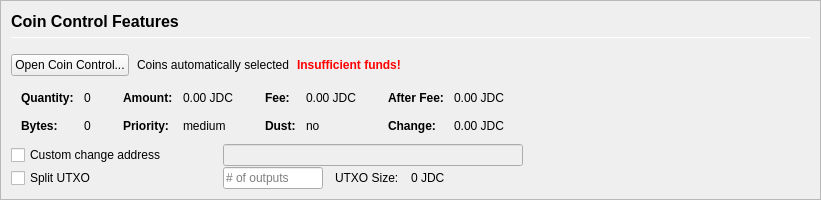
         <widget class="QFrame" name="frameCoinControl">
          <property name="sizePolicy">
           <sizepolicy hsizetype="Expanding" vsizetype="Expanding">
            <horstretch>0</horstretch>
            <verstretch>0</verstretch>
           </sizepolicy>
          </property>
          <property name="maximumSize">
           <size>
            <width>16777215</width>
            <height>16777215</height>
           </size>
          </property>
          <property name="frameShape">
           <enum>QFrame::StyledPanel</enum>
          </property>
          <property name="frameShadow">
           <enum>QFrame::Sunken</enum>
          </property>
          <layout class="QVBoxLayout" name="verticalLayoutCoinControl2">
           <property name="spacing">
            <number>0</number>
           </property>
           <property name="leftMargin">
            <number>0</number>
           </property>
           <property name="topMargin">
            <number>0</number>
           </property>
           <property name="rightMargin">
            <number>0</number>
           </property>
           <property name="bottomMargin">
            <number>0</number>
           </property>
           <item>
            <widget class="QFrame" name="frameCoinControl_BG">
             <layout class="QVBoxLayout" name="verticalLayoutCoinControl" stretch="0,0,0,0,0,0">
              <property name="spacing">
               <number>1</number>
              </property>
              <property name="leftMargin">
               <number>10</number>
              </property>
              <property name="topMargin">
               <number>10</number>
              </property>
              <item>
               <layout class="QHBoxLayout" name="horizontalLayoutCoinControl1">
                <property name="bottomMargin">
                 <number>15</number>
                </property>
                <item>
                 <layout class="QVBoxLayout" name="verticalLayout_3">
                  <property name="spacing">
                   <number>6</number>
                  </property>
                  <item>
                   <widget class="QLabel" name="labelCoinControlFeatures">
                    <property name="sizePolicy">
                     <sizepolicy hsizetype="Preferred" vsizetype="Maximum">
                      <horstretch>0</horstretch>
                      <verstretch>0</verstretch>
                     </sizepolicy>
                    </property>
                    <property name="minimumSize">
                     <size>
                      <width>0</width>
                      <height>20</height>
                     </size>
                    </property>
                    <property name="font">
                     <font>
                      <pointsize>12</pointsize>
                      <weight>75</weight>
                      <bold>true</bold>
                     </font>
                    </property>
                    <property name="styleSheet">
                     <string notr="true">font-weight:bold;</string>
                    </property>
                    <property name="text">
                     <string>Coin Control Features</string>
                    </property>
                   </widget>
                  </item>
                  <item>
                   <widget class="Line" name="line">
                    <property name="minimumSize">
                     <size>
                      <width>0</width>
                      <height>1</height>
                     </size>
                    </property>
                    <property name="maximumSize">
                     <size>
                      <width>16777215</width>
                      <height>1</height>
                     </size>
                    </property>
                    <property name="orientation">
                     <enum>Qt::Horizontal</enum>
                    </property>
                   </widget>
                  </item>
                 </layout>
                </item>
               </layout>
              </item>
              <item>
               <layout class="QHBoxLayout" name="horizontalLayoutCoinControl2" stretch="0,0,0,0">
                <property name="spacing">
                 <number>8</number>
                </property>
                <property name="bottomMargin">
                 <number>10</number>
                </property>
                <item>
                 <widget class="QPushButton" name="pushButtonCoinControl">
                  <property name="styleSheet">
                   <string notr="true"/>
                  </property>
                  <property name="text">
                   <string>Open Coin Control...</string>
                  </property>
                  <property name="autoDefault">
                   <bool>false</bool>
                  </property>
                 </widget>
                </item>
                <item>
                 <widget class="QLabel" name="labelCoinControlAutomaticallySelected">
                  <property name="text">
                   <string>Coins automatically selected</string>
                  </property>
                  <property name="margin">
                   <number>5</number>
                  </property>
                 </widget>
                </item>
                <item>
                 <widget class="QLabel" name="labelCoinControlInsuffFunds">
                  <property name="font">
                   <font>
                    <weight>75</weight>
                    <bold>true</bold>
                   </font>
                  </property>
                  <property name="styleSheet">
                   <string notr="true">color:red;font-weight:bold;</string>
                  </property>
                  <property name="text">
                   <string>Insufficient funds!</string>
                  </property>
                  <property name="margin">
                   <number>5</number>
                  </property>
                 </widget>
                </item>
                <item>
                 <spacer name="horizontalSpacerCoinControl">
                  <property name="orientation">
                   <enum>Qt::Horizontal</enum>
                  </property>
                  <property name="sizeHint" stdset="0">
                   <size>
                    <width>40</width>
                    <height>1</height>
                   </size>
                  </property>
                 </spacer>
                </item>
               </layout>
              </item>
              <item>
               <widget class="QWidget" name="widgetCoinControl" native="true">
                <property name="sizePolicy">
                 <sizepolicy hsizetype="Preferred" vsizetype="Preferred">
                  <horstretch>0</horstretch>
                  <verstretch>0</verstretch>
                 </sizepolicy>
                </property>
                <property name="minimumSize">
                 <size>
                  <width>0</width>
                  <height>0</height>
                 </size>
                </property>
                <property name="styleSheet">
                 <string notr="true"/>
                </property>
                <layout class="QHBoxLayout" name="horizontalLayoutCoinControl5">
                 <property name="leftMargin">
                  <number>0</number>
                 </property>
                 <property name="topMargin">
                  <number>0</number>
                 </property>
                 <property name="rightMargin">
                  <number>0</number>
                 </property>
                 <property name="bottomMargin">
                  <number>0</number>
                 </property>
                 <item>
                  <layout class="QHBoxLayout" name="horizontalLayoutCoinControl3" stretch="0,0,0,1">
                   <property name="spacing">
                    <number>20</number>
                   </property>
                   <property name="topMargin">
                    <number>0</number>
                   </property>
                   <property name="bottomMargin">
                    <number>10</number>
                   </property>
                   <item>
                    <layout class="QFormLayout" name="formLayoutCoinControl1">
                     <property name="horizontalSpacing">
                      <number>10</number>
                     </property>
                     <property name="verticalSpacing">
                      <number>14</number>
                     </property>
                     <property name="leftMargin">
                      <number>10</number>
                     </property>
                     <property name="topMargin">
                      <number>4</number>
                     </property>
                     <property name="rightMargin">
                      <number>6</number>
                     </property>
                     <item row="0" column="0">
                      <widget class="QLabel" name="labelCoinControlQuantityText">
                       <property name="font">
                        <font>
                         <weight>75</weight>
                         <bold>true</bold>
                        </font>
                       </property>
                       <property name="text">
                        <string>Quantity:</string>
                       </property>
                       <property name="margin">
                        <number>0</number>
                       </property>
                      </widget>
                     </item>
                     <item row="0" column="1">
                      <widget class="QLabel" name="labelCoinControlQuantity">
                       <property name="cursor">
                        <cursorShape>IBeamCursor</cursorShape>
                       </property>
                       <property name="contextMenuPolicy">
                        <enum>Qt::ActionsContextMenu</enum>
                       </property>
                       <property name="text">
                        <string notr="true">0</string>
                       </property>
                       <property name="margin">
                        <number>0</number>
                       </property>
                       <property name="textInteractionFlags">
                        <set>Qt::LinksAccessibleByMouse|Qt::TextSelectableByKeyboard|Qt::TextSelectableByMouse</set>
                       </property>
                      </widget>
                     </item>
                     <item row="1" column="0">
                      <widget class="QLabel" name="labelCoinControlBytesText">
                       <property name="font">
                        <font>
                         <weight>75</weight>
                         <bold>true</bold>
                        </font>
                       </property>
                       <property name="text">
                        <string>Bytes:</string>
                       </property>
                      </widget>
                     </item>
                     <item row="1" column="1">
                      <widget class="QLabel" name="labelCoinControlBytes">
                       <property name="cursor">
                        <cursorShape>IBeamCursor</cursorShape>
                       </property>
                       <property name="contextMenuPolicy">
                        <enum>Qt::ActionsContextMenu</enum>
                       </property>
                       <property name="text">
                        <string notr="true">0</string>
                       </property>
                       <property name="textInteractionFlags">
                        <set>Qt::LinksAccessibleByMouse|Qt::TextSelectableByKeyboard|Qt::TextSelectableByMouse</set>
                       </property>
                      </widget>
                     </item>
                    </layout>
                   </item>
                   <item>
                    <layout class="QFormLayout" name="formLayoutCoinControl2">
                     <property name="horizontalSpacing">
                      <number>10</number>
                     </property>
                     <property name="verticalSpacing">
                      <number>14</number>
                     </property>
                     <property name="leftMargin">
                      <number>6</number>
                     </property>
                     <property name="topMargin">
                      <number>4</number>
                     </property>
                     <property name="rightMargin">
                      <number>6</number>
                     </property>
                     <item row="0" column="0">
                      <widget class="QLabel" name="labelCoinControlAmountText">
                       <property name="font">
                        <font>
                         <weight>75</weight>
                         <bold>true</bold>
                        </font>
                       </property>
                       <property name="text">
                        <string>Amount:</string>
                       </property>
                       <property name="margin">
                        <number>0</number>
                       </property>
                      </widget>
                     </item>
                     <item row="0" column="1">
                      <widget class="QLabel" name="labelCoinControlAmount">
                       <property name="cursor">
                        <cursorShape>IBeamCursor</cursorShape>
                       </property>
                       <property name="contextMenuPolicy">
                        <enum>Qt::ActionsContextMenu</enum>
                       </property>
                       <property name="text">
                        <string notr="true">0.00 JDC</string>
                       </property>
                       <property name="textInteractionFlags">
                        <set>Qt::LinksAccessibleByMouse|Qt::TextSelectableByKeyboard|Qt::TextSelectableByMouse</set>
                       </property>
                      </widget>
                     </item>
                     <item row="1" column="0">
                      <widget class="QLabel" name="labelCoinControlPriorityText">
                       <property name="font">
                        <font>
                         <weight>75</weight>
                         <bold>true</bold>
                        </font>
                       </property>
                       <property name="text">
                        <string>Priority:</string>
                       </property>
                      </widget>
                     </item>
                     <item row="1" column="1">
                      <widget class="QLabel" name="labelCoinControlPriority">
                       <property name="cursor">
                        <cursorShape>IBeamCursor</cursorShape>
                       </property>
                       <property name="contextMenuPolicy">
                        <enum>Qt::ActionsContextMenu</enum>
                       </property>
                       <property name="text">
                        <string>medium</string>
                       </property>
                       <property name="textInteractionFlags">
                        <set>Qt::LinksAccessibleByMouse|Qt::TextSelectableByKeyboard|Qt::TextSelectableByMouse</set>
                       </property>
                      </widget>
                     </item>
                    </layout>
                   </item>
                   <item>
                    <layout class="QFormLayout" name="formLayoutCoinControl3">
                     <property name="horizontalSpacing">
                      <number>10</number>
                     </property>
                     <property name="verticalSpacing">
                      <number>14</number>
                     </property>
                     <property name="leftMargin">
                      <number>6</number>
                     </property>
                     <property name="topMargin">
                      <number>4</number>
                     </property>
                     <property name="rightMargin">
                      <number>6</number>
                     </property>
                     <item row="0" column="0">
                      <widget class="QLabel" name="labelCoinControlFeeText">
                       <property name="font">
                        <font>
                         <weight>75</weight>
                         <bold>true</bold>
                        </font>
                       </property>
                       <property name="text">
                        <string>Fee:</string>
                       </property>
                       <property name="margin">
                        <number>0</number>
                       </property>
                      </widget>
                     </item>
                     <item row="0" column="1">
                      <widget class="QLabel" name="labelCoinControlFee">
                       <property name="cursor">
                        <cursorShape>IBeamCursor</cursorShape>
                       </property>
                       <property name="contextMenuPolicy">
                        <enum>Qt::ActionsContextMenu</enum>
                       </property>
                       <property name="text">
                        <string notr="true">0.00 JDC</string>
                       </property>
                       <property name="textInteractionFlags">
                        <set>Qt::LinksAccessibleByMouse|Qt::TextSelectableByKeyboard|Qt::TextSelectableByMouse</set>
                       </property>
                      </widget>
                     </item>
                     <item row="1" column="0">
                      <widget class="QLabel" name="labelCoinControlLowOutputText">
                       <property name="font">
                        <font>
                         <weight>75</weight>
                         <bold>true</bold>
                        </font>
                       </property>
                       <property name="text">
                        <string>Dust:</string>
                       </property>
                      </widget>
                     </item>
                     <item row="1" column="1">
                      <widget class="QLabel" name="labelCoinControlLowOutput">
                       <property name="cursor">
                        <cursorShape>IBeamCursor</cursorShape>
                       </property>
                       <property name="contextMenuPolicy">
                        <enum>Qt::ActionsContextMenu</enum>
                       </property>
                       <property name="text">
                        <string>no</string>
                       </property>
                       <property name="textInteractionFlags">
                        <set>Qt::LinksAccessibleByMouse|Qt::TextSelectableByKeyboard|Qt::TextSelectableByMouse</set>
                       </property>
                      </widget>
                     </item>
                    </layout>
                   </item>
                   <item>
                    <layout class="QFormLayout" name="formLayoutCoinControl4">
                     <property name="horizontalSpacing">
                      <number>10</number>
                     </property>
                     <property name="verticalSpacing">
                      <number>14</number>
                     </property>
                     <property name="leftMargin">
                      <number>6</number>
                     </property>
                     <property name="topMargin">
                      <number>4</number>
                     </property>
                     <property name="rightMargin">
                      <number>6</number>
                     </property>
                     <item row="0" column="0">
                      <widget class="QLabel" name="labelCoinControlAfterFeeText">
                       <property name="font">
                        <font>
                         <weight>75</weight>
                         <bold>true</bold>
                        </font>
                       </property>
                       <property name="text">
                        <string>After Fee:</string>
                       </property>
                       <property name="margin">
                        <number>0</number>
                       </property>
                      </widget>
                     </item>
                     <item row="0" column="1">
                      <widget class="QLabel" name="labelCoinControlAfterFee">
                       <property name="cursor">
                        <cursorShape>IBeamCursor</cursorShape>
                       </property>
                       <property name="contextMenuPolicy">
                        <enum>Qt::ActionsContextMenu</enum>
                       </property>
                       <property name="text">
                        <string notr="true">0.00 JDC</string>
                       </property>
                       <property name="textInteractionFlags">
                        <set>Qt::LinksAccessibleByMouse|Qt::TextSelectableByKeyboard|Qt::TextSelectableByMouse</set>
                       </property>
                      </widget>
                     </item>
                     <item row="1" column="0">
                      <widget class="QLabel" name="labelCoinControlChangeText">
                       <property name="font">
                        <font>
                         <weight>75</weight>
                         <bold>true</bold>
                        </font>
                       </property>
                       <property name="text">
                        <string>Change:</string>
                       </property>
                      </widget>
                     </item>
                     <item row="1" column="1">
                      <widget class="QLabel" name="labelCoinControlChange">
                       <property name="cursor">
                        <cursorShape>IBeamCursor</cursorShape>
                       </property>
                       <property name="contextMenuPolicy">
                        <enum>Qt::ActionsContextMenu</enum>
                       </property>
                       <property name="text">
                        <string notr="true">0.00 JDC</string>
                       </property>
                       <property name="textInteractionFlags">
                        <set>Qt::LinksAccessibleByMouse|Qt::TextSelectableByKeyboard|Qt::TextSelectableByMouse</set>
                       </property>
                      </widget>
                     </item>
                    </layout>
                   </item>
                  </layout>
                 </item>
                </layout>
               </widget>
              </item>
              <item>
               <layout class="QHBoxLayout" name="horizontalLayoutCoinControl4">
                <property name="spacing">
                 <number>12</number>
                </property>
                <property name="sizeConstraint">
                 <enum>QLayout::SetDefaultConstraint</enum>
                </property>
                <property name="topMargin">
                 <number>0</number>
                </property>
                <property name="rightMargin">
                 <number>0</number>
                </property>
                <item>
                 <widget class="QCheckBox" name="checkBoxCoinControlChange">
                  <property name="sizePolicy">
                   <sizepolicy hsizetype="Preferred" vsizetype="Preferred">
                    <horstretch>0</horstretch>
                    <verstretch>0</verstretch>
                   </sizepolicy>
                  </property>
                  <property name="minimumSize">
                   <size>
                    <width>200</width>
                    <height>0</height>
                   </size>
                  </property>
                  <property name="maximumSize">
                   <size>
                    <width>200</width>
                    <height>16777215</height>
                   </size>
                  </property>
                  <property name="toolTip">
                   <string>If this is activated, but the change address is empty or invalid, change will be sent to a newly generated address.</string>
                  </property>
                  <property name="text">
                   <string>Custom change address</string>
                  </property>
                 </widget>
                </item>
                <item>
                 <widget class="QValidatedLineEdit" name="lineEditCoinControlChange">
                  <property name="enabled">
                   <bool>false</bool>
                  </property>
                  <property name="sizePolicy">
                   <sizepolicy hsizetype="Preferred" vsizetype="Preferred">
                    <horstretch>0</horstretch>
                    <verstretch>0</verstretch>
                   </sizepolicy>
                  </property>
                  <property name="minimumSize">
                   <size>
                    <width>300</width>
                    <height>0</height>
                   </size>
                  </property>
                 </widget>
                </item>
                <item>
                 <widget class="QLabel" name="labelCoinControlChangeLabel">
                  <property name="sizePolicy">
                   <sizepolicy hsizetype="Preferred" vsizetype="Preferred">
                    <horstretch>0</horstretch>
                    <verstretch>0</verstretch>
                   </sizepolicy>
                  </property>
                  <property name="minimumSize">
                   <size>
                    <width>100</width>
                    <height>0</height>
                   </size>
                  </property>
                  <property name="text">
                   <string/>
                  </property>
                  <property name="margin">
                   <number>3</number>
                  </property>
                 </widget>
                </item>
               </layout>
              </item>
              <item>
               <layout class="QHBoxLayout" name="horizontalLayoutCoinControl6">
                <property name="spacing">
                 <number>12</number>
                </property>
                <property name="rightMargin">
                 <number>0</number>
                </property>
                <item>
                 <widget class="QCheckBox" name="splitBlockCheckBox">
                  <property name="sizePolicy">
                   <sizepolicy hsizetype="Preferred" vsizetype="Preferred">
                    <horstretch>0</horstretch>
                    <verstretch>0</verstretch>
                   </sizepolicy>
                  </property>
                  <property name="minimumSize">
                   <size>
                    <width>200</width>
                    <height>0</height>
                   </size>
                  </property>
                  <property name="maximumSize">
                   <size>
                    <width>200</width>
                    <height>16777215</height>
                   </size>
                  </property>
                  <property name="text">
                   <string>Split UTXO</string>
                  </property>
                 </widget>
                </item>
                <item>
                 <widget class="QLineEdit" name="splitBlockLineEdit">
                  <property name="sizePolicy">
                   <sizepolicy hsizetype="Preferred" vsizetype="Preferred">
                    <horstretch>50</horstretch>
                    <verstretch>0</verstretch>
                   </sizepolicy>
                  </property>
                  <property name="minimumSize">
                   <size>
                    <width>100</width>
                    <height>0</height>
                   </size>
                  </property>
                  <property name="maximumSize">
                   <size>
                    <width>100</width>
                    <height>16777215</height>
                   </size>
                  </property>
                  <property name="placeholderText">
                   <string># of outputs</string>
                  </property>
                 </widget>
                </item>
                <item>
                 <widget class="QLabel" name="labelBlockSizeText">
                  <property name="text">
                   <string>UTXO Size:</string>
                  </property>
                 </widget>
                </item>
                <item>
                 <widget class="QLabel" name="labelBlockSize">
                  <property name="text">
                   <string>0 JDC</string>
                  </property>
                 </widget>
                </item>
                <item>
                 <spacer name="horizontalSpacer_7">
                  <property name="orientation">
                   <enum>Qt::Horizontal</enum>
                  </property>
                  <property name="sizeHint" stdset="0">
                   <size>
                    <width>40</width>
                    <height>20</height>
                   </size>
                  </property>
                 </spacer>
                </item>
               </layout>
              </item>
              <item>
               <spacer name="verticalSpacerCoinControl">
                <property name="orientation">
                 <enum>Qt::Vertical</enum>
                </property>
                <property name="sizeHint" stdset="0">
                 <size>
                  <width>800</width>
                  <height>1</height>
                 </size>
                </property>
               </spacer>
              </item>
             </layout>
            </widget>
           </item>
          </layout>
         </widget>
